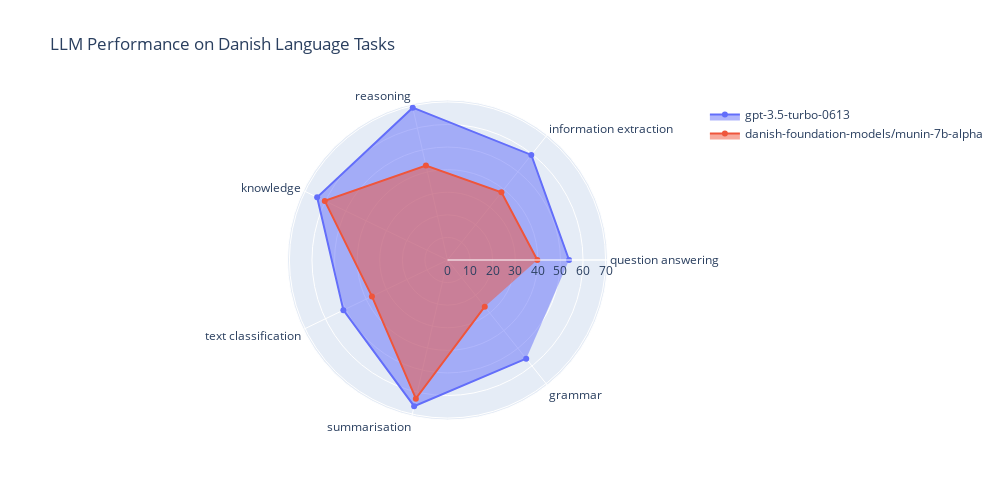

Here is the notebook cell this chart was saved with:
### Code cell
create_radial_plot(
    model_ids=[
        #'gpt-4-0613',
        'gpt-3.5-turbo-0613', 
        'danish-foundation-models/munin-7b-alpha',
        #'KennethEnevoldsen/dfm-sentence-encoder-large-2',
    ],
    languages=[
        'da', 
        #'sv', 
        #'no',
    ],
    tasks=None,
)

### Figure 1 — Plotly figure (JSON) as saved in the notebook; plotly's stock layout.template omitted (floating-point values rounded to 4 significant figures)
{"data": [{"fill": "toself", "name": "gpt-3.5-turbo-0613", "r": [53.82, 59.51, 69.18, 64.06, 51.17, 66.38, 55.89], "theta": ["question answering", "information extraction", "reasoning", "knowledge", "text classification", "summarisation", "grammar"], "type": "scatterpolar"}, {"fill": "toself", "name": "danish-foundation-models/munin-7b-alpha", "r": [39.77, 38.31, 42.93, 60.31, 37.13, 62.96, 26.46], "theta": ["question answering", "information extraction", "reasoning", "knowledge", "text classification", "summarisation", "grammar"], "type": "scatterpolar"}], "layout": {"height": 500, "margin": {"l": 200, "r": 200}, "polar": {"angularaxis": {"type": "category"}, "radialaxis": {"autorange": true, "range": [0, 70.84], "type": "linear", "visible": true}}, "showlegend": true, "title": {"text": "LLM Performance on Danish Language Tasks"}, "width": 1000}}
